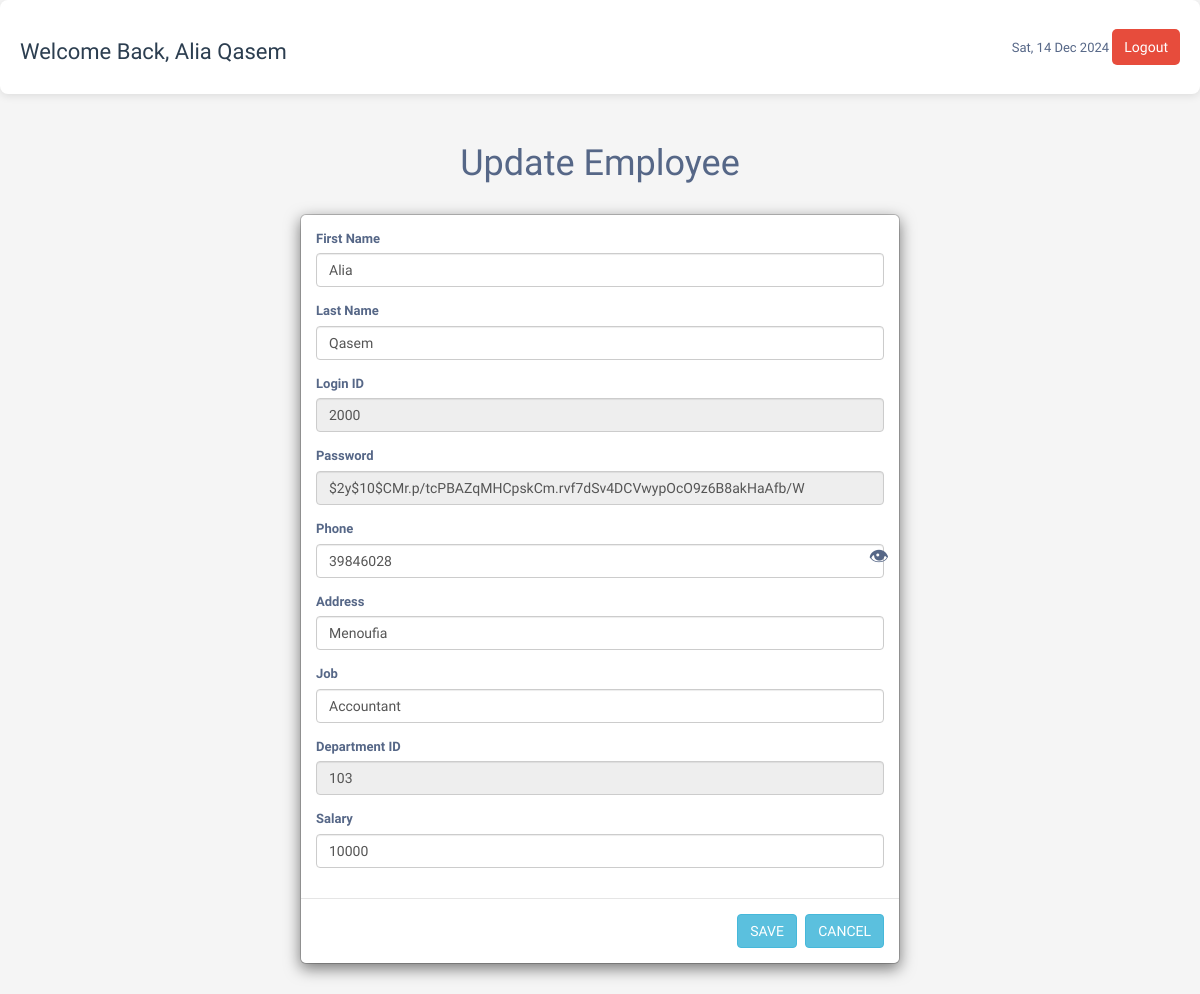
Before: /update_emp.php?id=26 (signed in) with the older database file.
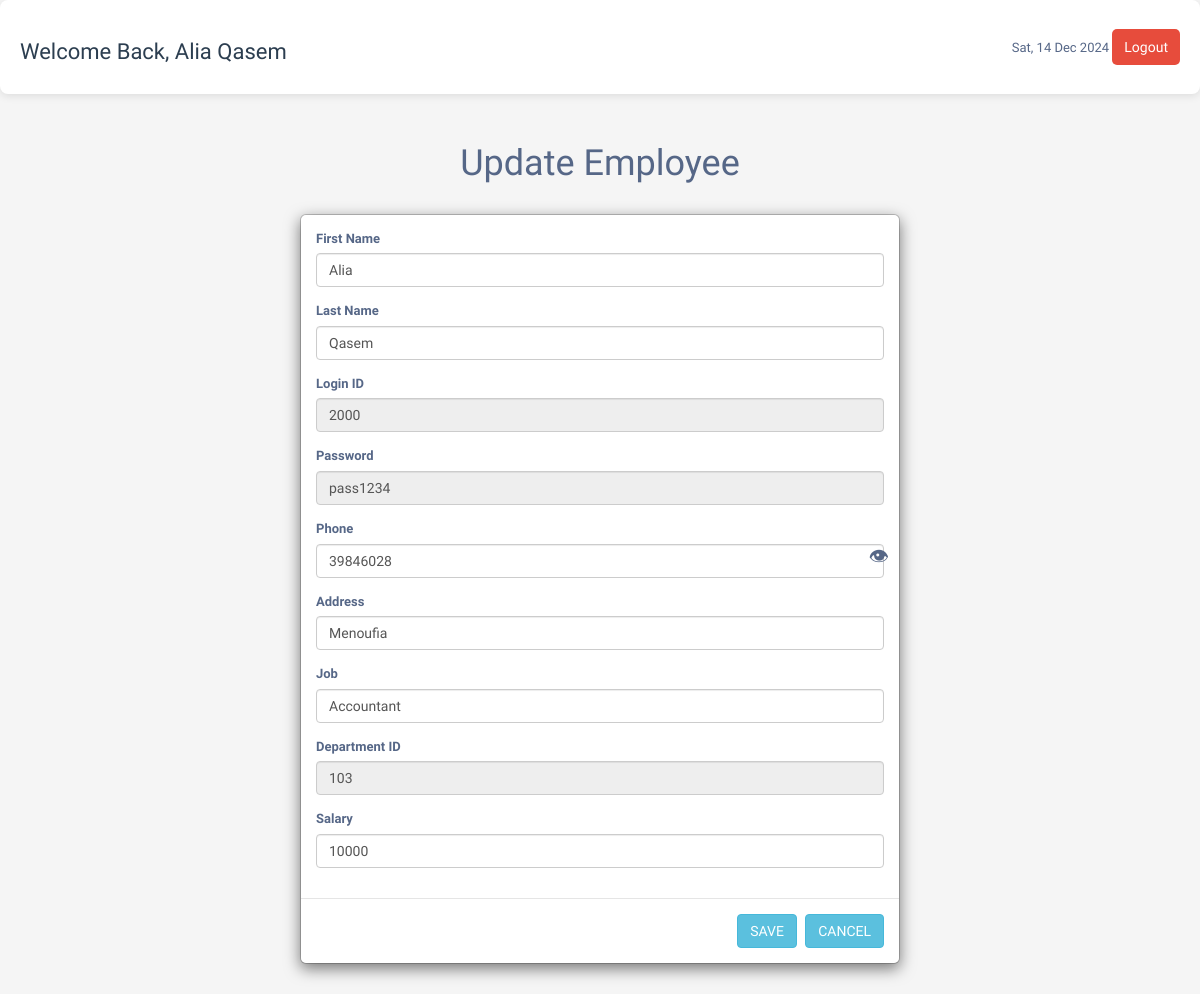
After: the same page with the newer database file.
### tables this page shows
CREATE TABLE `employee` (
  `employee_id` int(11) NOT NULL,
  `person_id` int(11) NOT NULL,
  `department_id` int(11) DEFAULT NULL,
  `logi_id` int(14) NOT NULL,
  `password` varchar(225) NOT NULL
);

CREATE TABLE `person` (
  `person_id` int(11) NOT NULL,
  `first_name` varchar(225) NOT NULL,
  `last_name` varchar(225) NOT NULL,
  `age` int(10) NOT NULL,
  `address` varchar(225) NOT NULL,
  `phone_number` varchar(11) NOT NULL,
  `date_of_birth` date NOT NULL,
  `absent_times` int(10) DEFAULT NULL,
  `salary` decimal(20,0) NOT NULL,
  `job_title` varchar(225) NOT NULL,
  `gender` enum('male','female') NOT NULL,
  `role` enum('admin','employee','manager') NOT NULL
);

### update_emp.php (the view, shortened to what this page needs)
<?php
$user_name = $_SESSION['user_name'];
?>
<?php include("config.php");
if (isset($_GET['id'])) {
    $id = $_GET['id'];
    $query = "
            SELECT
            employee.employee_id,
            employee.logi_id,
            employee.password,
            employee.department_id,
            person.first_name,
            person.last_name,
            person.phone_number AS phone,
            person.address,
            person.job_title AS job,
            person.salary
        FROM
            employee
        JOIN
            person
        ON
            employee.person_id = person.person_id
        WHERE
            employee.employee_id =  '$id'
        ";
    $stmt = $database->prepare($query);
    $stmt->execute();
    $result = $stmt->fetch(PDO::FETCH_ASSOC);
}
?>
<!DOCTYPE html>
<html lang="en">
<head>
    <link rel="stylesheet" href="dashboard.css">
    <link rel="stylesheet" href="https://maxcdn.bootstrapcdn.com/font-awesome/4.7.0/css/font-awesome.min.css">
    <link rel="stylesheet" href="https://maxcdn.bootstrapcdn.com/bootstrap/3.3.7/css/bootstrap.min.css">
</head>
<body>
    <div class="header">
        <h3>Welcome Back, <?php echo $user_name; ?></h3>
        <div>
            <span id="currentDate"></span>
            <button class="btn-signout ms-3" onclick="logout()">Logout</button>
        </div>
    </div>
    <div class="container">
        <div class=" text-center mt-5 ">
            <h1>Update Employee</h1>
        </div>
        <div class="modal-dialog">
            <div class="modal-content">
                <form method="post" action="update_emp.php?id=<?php echo $id; ?>">
                    <div class="modal-body">
                        <div class="form-group">
                            <label>First Name</label>
                            <input type="text" class="form-control" name="fname"
                                value="<?php echo htmlspecialchars($result['first_name']); ?>">
                        </div>
                        <div class="form-group">
                            <label>Last Name</label>
                            <input type="text" class="form-control" name="lname"
                                value="<?php echo htmlspecialchars($result['last_name']); ?>">
                        </div>
                        <div class="form-group">
                            <label>Login ID</label>
                            <input type="int" class="form-control" name="logi_id"
                                value="<?php echo htmlspecialchars($result['logi_id']); ?>" readonly>
                        </div>
                        <div class="form-group">
                            <label>Password</label>
                            <input type="text" class="form-control" name="password" id="password" readonly
                                value="<?php echo htmlspecialchars($result['password']); ?>">
                            <span id="eye-icon" class="eye-icon">&#128065;</span>
                        </div>
                        <div class="form-group">
                            <label>Phone</label>
                            <input type="text" class="form-control" name="phone"
                                value="<?php echo htmlspecialchars($result['phone']); ?>">
                        </div>
                        <div class="form-group">
                            <label>Address</label>
                            <input type="text" class="form-control" name="address"
                                value="<?php echo htmlspecialchars($result['address']); ?>">
                        </div>
                        <div class="form-group">
                            <label>Job</label>
                            <input type="text" class="form-control" name="job"
                                value="<?php echo htmlspecialchars($result['job']); ?>">
                        </div>
                        <div class="form-group">
                            <label>Department ID</label>
                            <input type="int" class="form-control" readonly name="department_id"
                                value="<?php echo htmlspecialchars($result['department_id']); ?>">
                        </div>
                        <div class="form-group">
                            <label>Salary</label>
                            <input type="number" class="form-control" name="salary"
                                value="<?php echo htmlspecialchars($result['salary']); ?>" min="0" step="0.01">
                        </div>
                    </div>
                    <div class="modal-footer">
                        <input type="submit" class="btn btn-info" name="save" value="SAVE">
                        <input action="employeecrud.php" type="submit" class="btn btn-info" name="save" value="CANCEL">
                    </div>
                </form>
            </div>
        </div>
    </div>
</body>
</html>

Changed rows visible on the page:
changed employee "Alia": password "$2y$10$CMr.p/tcPBAZqMHCpskCm.rvf7dSv4DCVwypOcO9z6B8akHaAfb/W" → "pass1234"
